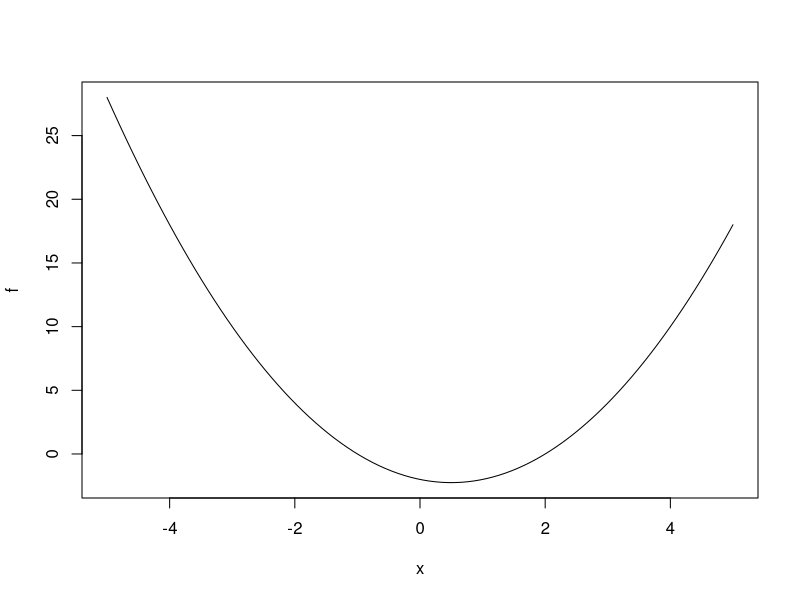

Write the R code that produced this figure.
## ---- chunk 1
quadratic_function_solve <- function(a,b,c){
  delta <- b^2 - 4 * a * c
  if(delta > 0){
    root1 <- (-b + sqrt(delta)) / (2 * a)
    root2 <- (-b - sqrt(delta)) / (2 * a)
    return(c(root1,root2))
  }else if(delta == 0){
    return((-b) / (2 * a))
  }else{
    return("Complex Solution")
  }
}
a <- 1
b <- -1
c <- -2
result <- quadratic_function_solve(a,b,c)
result
## ---- chunk 2
x <- seq(-5, 5, length = 100)
f <- a * x^2 + b * x + c
a <- 1
b <- -1
c <- -2
plot(x, f, type="l")
lines(x)
